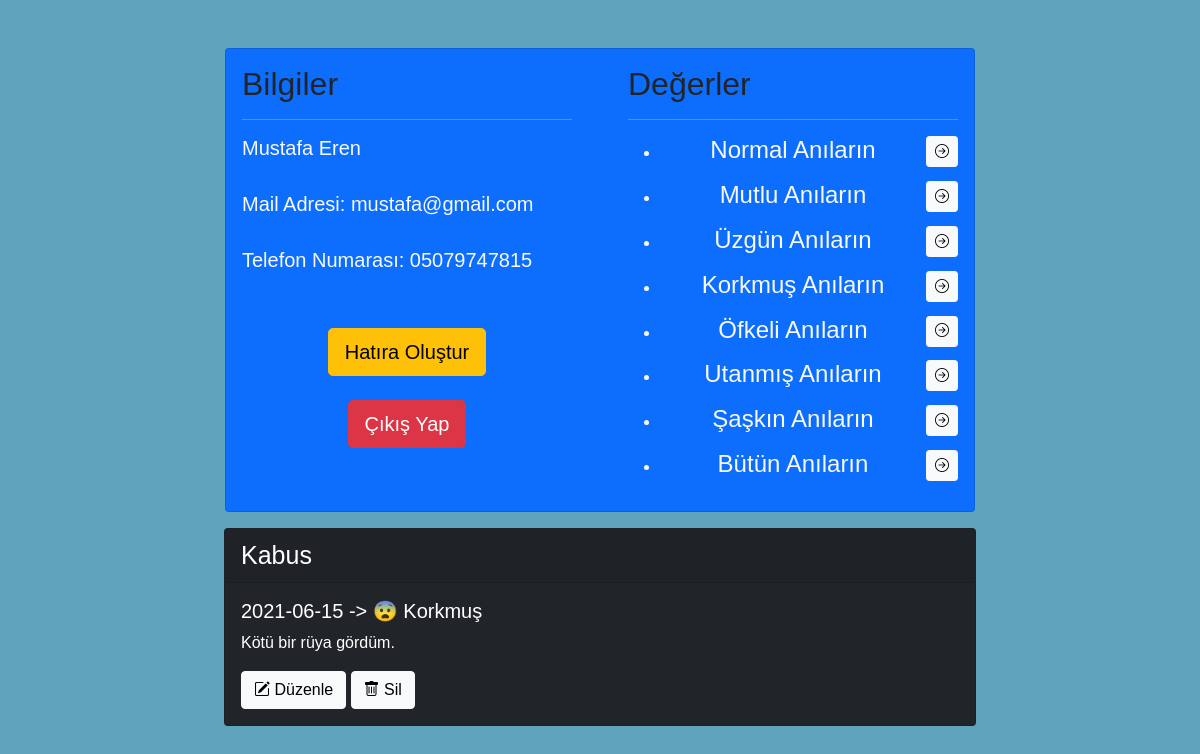
Screenshot of /index.php?duygu=Korkmuş (signed in) with the database file from the repository.
### tables this page shows
CREATE TABLE `hatiralar` (
  `ID` int(11) NOT NULL,
  `UyeId` int(11) NOT NULL,
  `HatiraIcerik` varchar(3000) NOT NULL,
  `Tarih` date NOT NULL,
  `Baslik` varchar(100) NOT NULL,
  `DuyguDurumu` varchar(50) NOT NULL,
  `DuyguEmoji` varchar(15) NOT NULL,
  `DuyguRenk` varchar(15) NOT NULL
);

### controllers/memoryGetter.php (called while the page is built, shortened)
<?php
if(isset($_GET['duygu'])){
    $duygu=$_GET['duygu'];
    $sqlGetMemories = "SELECT * FROM hatiralar WHERE UyeId=? and DuyguDurumu=?";
    $stmt = $baglanti -> prepare($sqlGetMemories);
    $stmt -> bind_param('ss',$_SESSION['id'],$duygu);
    $stmt -> execute();
    $result = $stmt->get_result();
}
?>

### index.php (the view, shortened to what this page needs)
<?php
    require "controllers/memoryController.php";
    require "controllers/memoryGetter.php";
?>
<!DOCTYPE html>
<html lang="en">
<head>
    <link href="https://maxcdn.bootstrapcdn.com/font-awesome/4.3.0/css/font-awesome.min.css" rel="stylesheet">
    <link rel="stylesheet" href="style.css">
    <link href="https://cdn.jsdelivr.net/npm/bootstrap@5.0.1/dist/css/bootstrap.min.css" rel="stylesheet"
>
    <link rel="stylesheet" href="https://cdn.jsdelivr.net/npm/bootstrap-icons@1.5.0/font/bootstrap-icons.css">
</head>
<body >
    <div class="container  pb-3">
        <div class="card mb-3 text-light bg-primary rounded-5 mx-auto mt-5" style="max-width: 750px;">
            <div class="row">
                <div class="col">
                    <div class="card-body">
                        <h2 class="card-title text-dark">Bilgiler</h2>
                        <hr>
                        <h5> <?php echo $_SESSION['name']." ".$_SESSION['surname']    ?> </h5><br>
                        <h5 class="card-text">Mail Adresi: <?php echo $_SESSION['email']?></h5><br>
                        <h5 class="card-text">Telefon Numarası: <?php echo $_SESSION['telephone'] ?></h5><br>
                        <div class='mt-4' style='display:flex;flex-direction:column;justify-content: center;align-items: center;'>
                        <form action='index.php' method='POST'>
                        <button type="submit" name='addMemory-btn' class="btn btn-warning btn-lg">Hatıra Oluştur</button>
                        </form>
                        <br>
                        <a href='index.php?logout=1' class="btn btn-danger btn-lg">Çıkış Yap</a>
                        </div>
                    </div>
                </div>
                <div class="col">
                    <div class="card-body">
                        <h2 class="card-title text-dark">Değerler</h2>
                        <hr>
                        <ul  class='text-center'>
                            <li class='my-3  '><h4>Normal Anıların <a style='float: right;' href='index.php?duygu=<?php echo 'Normal' ?>' class="btn btn-light btn-sm"><i class="bi bi-arrow-right-circle"></i></a></h4></li>
                            <li class='my-3'><h4>Mutlu Anıların <a style='float: right;' href='index.php?duygu=<?php echo 'Mutlu' ?>' class="btn btn-light btn-sm text-right"><i class="bi bi-arrow-right-circle"></i></a></h4></li>
                            <li class='my-3'><h4>Üzgün Anıların <a style='float: right;' href='index.php?duygu=<?php echo 'Üzgün' ?>' class="btn btn-light btn-sm"><i class="bi bi-arrow-right-circle"></i></a></h4></li>
                            <li class='my-3'><h4>Korkmuş Anıların <a style='float: right;' href='index.php?duygu=<?php echo 'Korkmuş' ?>' class="btn btn-light btn-sm"><i class="bi bi-arrow-right-circle"></i></a></h4></li>
                            <li class='my-3'><h4>Öfkeli Anıların <a style='float: right;' href='index.php?duygu=<?php echo 'Öfkeli' ?>' class="btn btn-light btn-sm"><i class="bi bi-arrow-right-circle"></i></a></h4></li>
                            <li class='my-3'><h4>Utanmış Anıların <a style='float: right;' href='index.php?duygu=<?php echo 'Utanmış' ?>' class="btn btn-light btn-sm"><i class="bi bi-arrow-right-circle"></i></a></h4></li>
                            <li class='my-3'><h4>Şaşkın Anıların <a style='float: right;' href='index.php?duygu=<?php echo 'Şaşkın' ?>' class="btn btn-light btn-sm"><i class="bi bi-arrow-right-circle"></i></a></h4></li>
                            <li class='my-3'><h4>Bütün Anıların <a style='float: right;' href='index.php' class="btn btn-light btn-sm"><i class="bi bi-arrow-right-circle"></i></a></h4></li>
                        </ul>
                    </div>
                </div>
            </div>
        </div>
       <?php while($row=$result->fetch_assoc()): ?>
        <div class="card text-white bg-<?php echo $row['DuyguRenk'] ?> mb-5 mx-auto" style="max-width: 47rem;">
            <div class="card-header"><span style='font-size:25px'><?php echo $row['Baslik'] ?></span></div>
            <div class="card-body">
                <h5 class="card-title"><?php echo $row['Tarih']." -> ".$row['DuyguEmoji']." ".$row['DuyguDurumu'] ?></h5>
                <p class="card-text"><?php echo htmlspecialchars($row['HatiraIcerik']) ?></p>
                <a href='update_memory.php?update=<?php echo $row['ID'] ?>' class="btn btn-light"><i class="bi bi-pencil-square"></i> Düzenle</a>
                <a onclick="return deleletconfig()" href='index.php?delete=<?php echo $row['ID'] ?>' class="btn btn-light"><i class="bi bi-trash"></i> Sil</a>
            </div>
        </div>
       <?php endwhile; ?>
    </div>
</body>
</html>

### style.css (style rules this page uses)
* { font-family: 'Trebuchet MS', 'Lucida Sans Unicode', 'Lucida Grande', 'Lucida Sans', Arial, sans-serif; }
body, html { margin: 0; padding: 0; height: 100%; background: #60a3bc !important; }

### rows the page displays
hatiralar: Baslik "Kabus", Tarih "2021-06-15", DuyguEmoji "😨", DuyguDurumu "Korkmuş", HatiraIcerik "Kötü bir rüya gördüm."

### other values shown
$_SESSION['name'] "Mustafa"
$_SESSION['surname'] "Eren"
$_SESSION['email'] "mustafa@gmail.com"
$_SESSION['telephone'] "05079747815"
